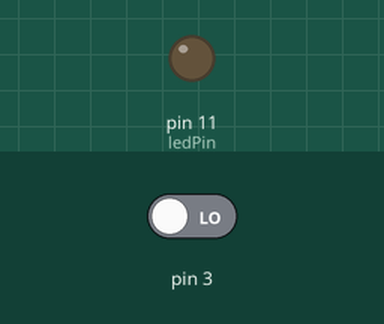
This sketch was run on a simulated Arduino Uno, built with avr-gcc and run on an emulated ATmega328P. Shown: output pins drawn as LEDs (lit = HIGH). The inputs (shaded band) are chosen by the test bench; at power-on: pin 3 LOW.

Above: at 1.2 s.
1.3 s: pin 3 driven HIGH
At 2.1 s:
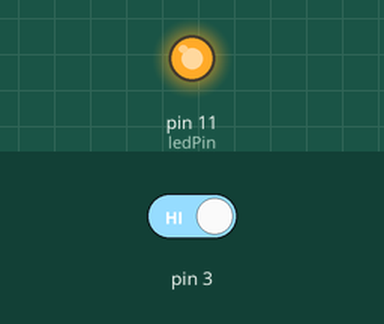
Timing chart, 0 to 4.3 s (numbered marks = the images above; inputs shaded):
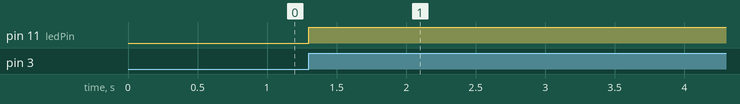

The sketch:

main.ino
```cpp
#define ledPin 11

bool state = false;

void setup() {
  pinMode(ledPin, OUTPUT);
  cli();
  // EICRA для управления внешними прерываниями
  EICRA = 0;
  // ISC11 и ISC10 управляют событиями для генерации прерывания
  EICRA = EICRA | (1 << ISC11);
  EICRA = EICRA | (1 << ISC10);
  // EIMSK для разрешения прерываний
  // INT1 разрешает прерывание, если записать 1
  EIMSK = EIMSK | (1 << INT1);
  sei();
}

void loop() {
  digitalWrite(ledPin, state);
}

ISR(INT1_vect){
  state = !state;
}
```

Measured:
- after the input at 1.3 s, pin 11 (ledPin): LOW → HIGH at once
